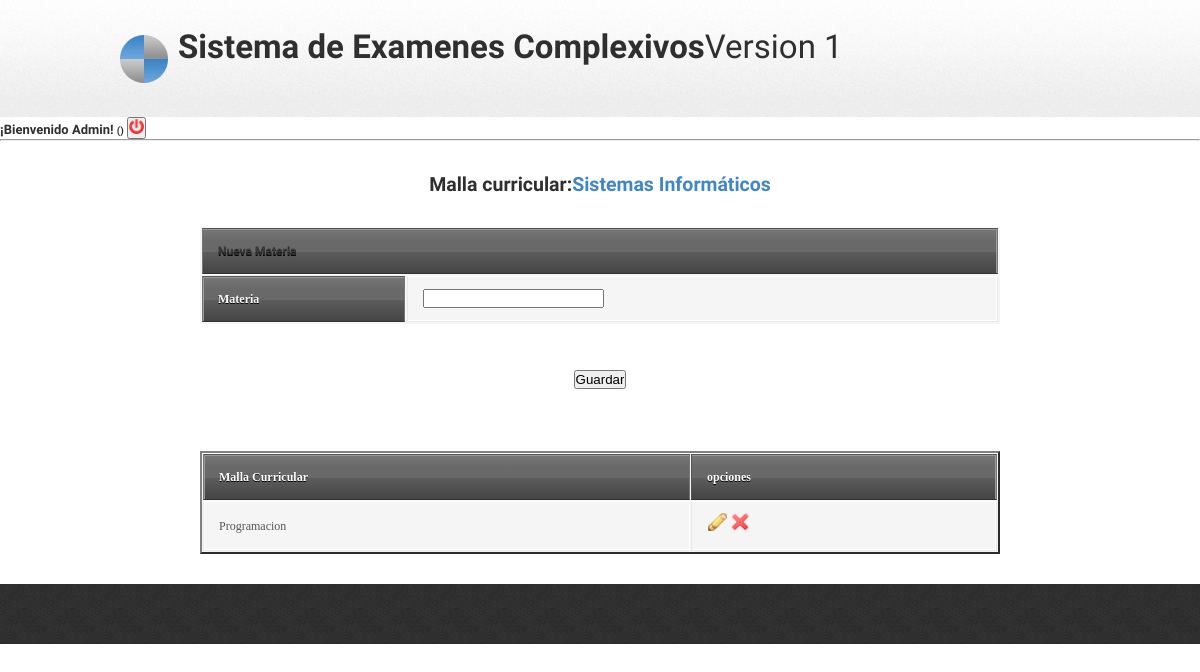
/ficha_malla.php?malla=1 (signed in), run on an earlier commit of the app's database.
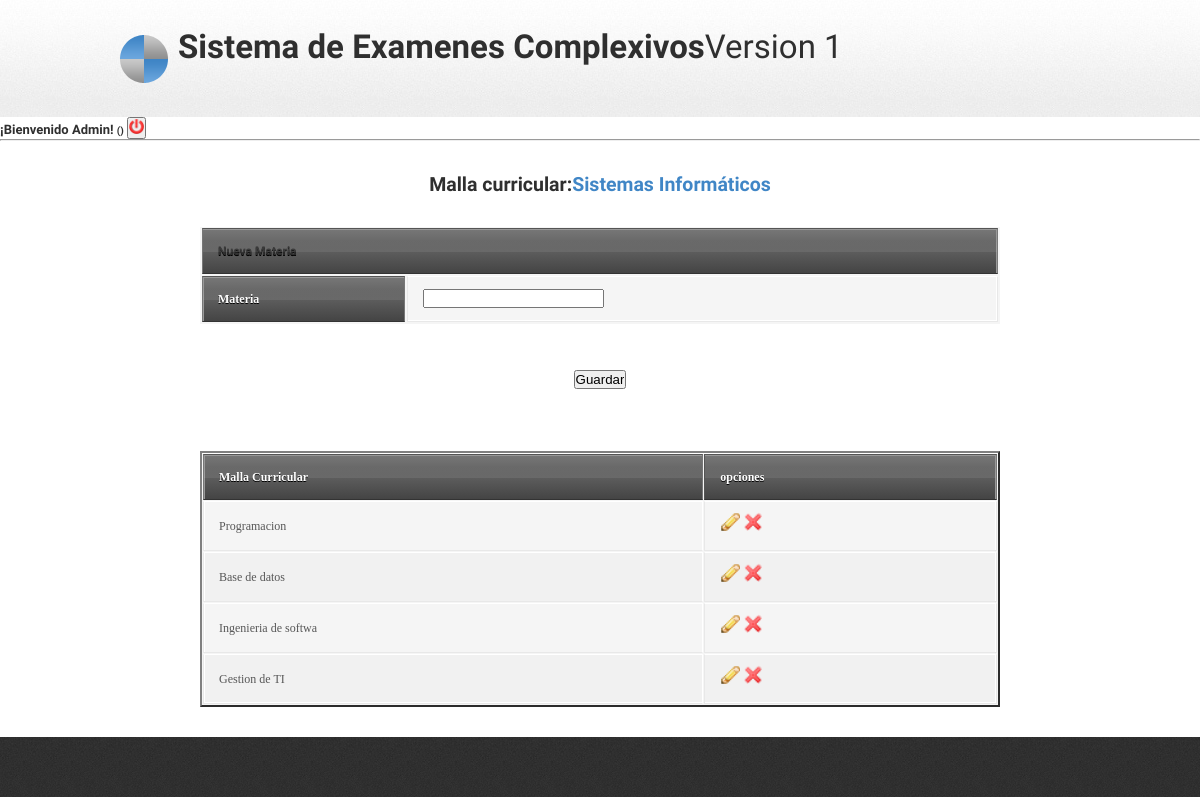
And on a later commit of the database.
### tables this page shows
CREATE TABLE IF NOT EXISTS `titulacion` (
`id_Titulacion` int(11) NOT NULL,
  `Titulacion` varchar(45) DEFAULT NULL
);

CREATE TABLE IF NOT EXISTS `materias` (
`id_materias` int(11) NOT NULL,
  `Materia` varchar(45) DEFAULT NULL,
  `id_titulacion` int(11) NOT NULL
);

### DAT/DAT_areas.php (called while the page is built, shortened)
<?php
if (!function_exists('consultar_area')){
	function consultar_area($criterio,$valor){
    	require("DAT/conect.php");
	    $SQL="call SP_titulaciones_cons('".$criterio."','".$valor."')";
	    $resultado=mysqli_query($link,$SQL) or die(mysqli_error($link));
	    return ($resultado);
	}
}
 ?>

### BL/area_del_conocimiento_funciones.php (called while the page is built, shortened)
<?php
if (!function_exists('area_consultar')){
function area_consultar($criterio,$valor){
	    $resultado=consultar_area($criterio,$valor);
	    return (transformar_a_lista($resultado));
	}
}
 ?>

### BL/general_funciones.php (called while the page is built, shortened)
<?php
function transformar_a_lista($resultado){
	if (mysqli_num_rows($resultado)>0) {
    	$lista=mysqli_fetch_all($resultado,MYSQLI_ASSOC);
   		return($lista);
    }else{
    	return 0;
    }
}
 ?>

### DAT/DATmateria.php (called while the page is built, shortened)
<?php
if (!function_exists('materias_consultar')) {
	function materias_consultar($criterio,$valor){
    require("DAT/conect.php");
    $SQL="call SP_materias_cons('".$criterio."','".$valor."')";
    $resultado=mysqli_query($link,$SQL) or die(mysqli_error($link));
    return ($resultado);
	}
}
 ?>

### ficha_malla.php (the view, shortened to what this page needs)
<?php
include ("cabecera.php");
include ("BL/area_del_conocimiento_funciones.php");
if (isset($_POST["materia"])){
		insertar_materia($_POST["materia"],$_GET["malla"]);
		echo "<div align=center><h1>GUARDANDO, ESPERA...
		<meta http-equiv='Refresh' content='2;url=ficha_malla.php?malla=".$_GET["malla"]."'></font></h1></div>";
}else{
	$malla=area_consultar('id',$_GET["malla"]);
	$malla=$malla[0];
	echo "<div align=center>";
	echo "<br>";
	echo "<br>";
	echo " <h2>Malla curricular:<span class='blue'>".$malla["Titulacion"]."</span></h2>";
	echo "<form name=form action=".$_SERVER['PHP_SELF']."?malla=".$_GET["malla"]." method='post'>";
	echo "<table class=tablas>
	<tr><th colspan=2><h4>Nueva Materia</th></tr>";
	echo "<tr><th>Materia</th><td><input type='text' name=materia></td></tr>";
	echo "</table><br><input type='submit' value='Guardar'>";
	echo "</form>";
	echo "<br> <br> ";
	echo "<table  class='tablas' cellspacing=1 cellspadding=1 align=center border=2>";
	echo "<tr>
			<th>Malla Curricular</th>
			<th>opciones</th>
	</tr>";
	$resultado=materias_consultar('titulacion',$_GET["malla"]);
	foreach ($resultado as $row) {
		echo "<tr> ";
		echo "<td>".$row['Materia']."</td>";
		echo "<td>  <a href=ficha_materia.php?materia=".$row["id_materias"].">
		<img width=20   src=images/pencil.png></a>
		<a href=ficha_malla.php?borrar=".$row["id_materias"]."&malla=".$_GET["malla"].">
		<img width=20   src=images/cross.png></a>
		</td>";
		echo "</tr>";
	}
	echo "</table></div>";
}
include("pie.php");
?>

### cabecera.php (shortened to what this page needs)
<!DOCTYPE html>
<html lang="en">
<head>
<link href="css/styles.css" rel="stylesheet" type="text/css">
 <link rel="stylesheet" type="text/css" href="css/styleprint.css" media="print">
</head>
<body>
<div id="headerwrap">
  <header id="mainheader" class="bodywidth clear"> <img src="images/logo.png" alt="" class="logo">
    <hgroup id="websitetitle">
      <h1><span class="bold">Sistema de Examenes Complexivos</span>Version 1</h1>
    </hgroup>
  </header>
</div>
<?php
include("BL/nivel_funciones.php");
include("BL/general_funciones.php");
if (empty($_SESSION)) {
   header ('Location: login.php');
    exit (0);
}else
echo " <form name=form action=".$_SERVER['PHP_SELF']." method='post'>
<div align=left><h4><font size=2>¡Bienvenido ". $_SESSION['user']."! </font><font size=1>(".nivel($_SESSION['acceso']).")</font>
<button type='submit' name='logout' value='salir'>
  <img src=images/exit.png width=15>
</button>";
echo "</form>";
echo"</div><hr>";
 ?>

### pie.php (shortened to what this page needs)
<div id="footerwrap">
</div>
</body>
</html>

### css/styles.css (style rules this page uses)
* { margin:0; padding:0; }
img, img a { outline:none; border:none; }
body { background-color:#fff; color:#575757; font:81.3% "Georgia",times,serif; margin:0; padding:0; }
a, a:visited { outline:none; color:#4086c6; text-decoration:none; }
.clear:before, .clear:after { content:""; display:table; }
.clear:after { clear:both; }
.clear { zoom:1; }
header, section, footer, aside, nav, article { display:block; }
.bodywidth { width:960px; margin:0 auto; clear:both; }
h1, h2, h3, h4, h5, h6 { color:#2f2f2f; font-family:"Ubuntu",arial; }
.bold { font-weight:bold; }
.blue { color:#4086c6; }
table { background: #f5f5f5; border-collapse: separate; box-shadow: inset 0 1px 0 #fff; font-size: 12px; line-height: 24px; margin: 30px auto; text-align: left; width: 800px; }
th { background: url(http://jackrugile.com/images/misc/noise-diagonal.png), linear-gradient(#777, #444); border-left: 1px solid #555; border-right: 1px solid #777; border-top: 1px solid #555; border-bottom: 1px solid #333; box-shadow: inset 0 1px 0 #999; color: #FFF !important; font-weight: bold; padding: 10px 15px; position: relative; text-shadow: 0 1px 0 #000; }
th:after { background: linear-gradient(rgba(255,255,255,0), rgba(255,255,255,.08)); content: ''; display: block; height: 25%; left: 0; margin: 1px 0 0 0; position: absolute; top: 25%; width: 100%; }
th:first-child { border-left: 1px solid #777; box-shadow: inset 1px 1px 0 #999; }
th:last-child { box-shadow: inset -1px 1px 0 #999; }
td { border-right: 1px solid #fff; border-left: 1px solid #e8e8e8; border-top: 1px solid #fff; border-bottom: 1px solid #e8e8e8; padding: 10px 15px; position: relative; transition: all 300ms; }
td:first-child { box-shadow: inset 1px 0 0 #fff; }
td:last-child { border-right: 1px solid #e8e8e8; box-shadow: inset -1px 0 0 #fff; }
tr { background: url(http://jackrugile.com/images/misc/noise-diagonal.png); }
tr:nth-child(odd) td { background: #f1f1f1 url(http://jackrugile.com/images/misc/noise-diagonal.png); }
tr:last-of-type td { box-shadow: inset 0 -1px 0 #fff; }
tr:last-of-type td:first-child { box-shadow: inset 1px -1px 0 #fff; }
tr:last-of-type td:last-child { box-shadow: inset -1px -1px 0 #fff; }
#headerwrap { width:100%; background:url("../images/headerbg.jpg") repeat-x 0 0; height:117px; }
#mainheader { padding:35px 0 0 0; color:#2f2f2f; text-shadow:0 0 1px #fff; }
.logo { float:left; margin:0 10px 0 0; -webkit-transition:-webkit-transform 0.4s ease-out; -moz-transition:-moz-transform 0.4s ease-out; transition:transform 0.4s ease-out; }
#websitetitle { float:left; margin:-8px 0 0 0; }
#websitetitle h1 { font-size:2.538em; font-weight:normal; }
#footerwrap { width:100%; margin:20px 0 0 0; padding:30px 0; background:#2d2d2d url("../images/footerbg.jpg"); }

### css/styleprint.css (style rules this page uses)
table { background: #f5f5f5; border-collapse: separate; box-shadow: inset 0 1px 0 #fff; font-size: 12px; line-height: 24px; margin: 30px auto; text-align: left; width: 800px; }
th { background: url(http://jackrugile.com/images/misc/noise-diagonal.png), linear-gradient(#777, #444); border-left: 1px solid #555; border-right: 1px solid #777; border-top: 1px solid #555; border-bottom: 1px solid #333; box-shadow: inset 0 1px 0 #999; color: #FFF !important; font-weight: bold; padding: 10px 15px; position: relative; text-shadow: 0 1px 0 #000; }

What changed in the data, as far as the page shows it:
added materias: Materia "Base de datos"
added materias: Materia "Ingenieria de softwa"
added materias: Materia "Gestion de TI"
